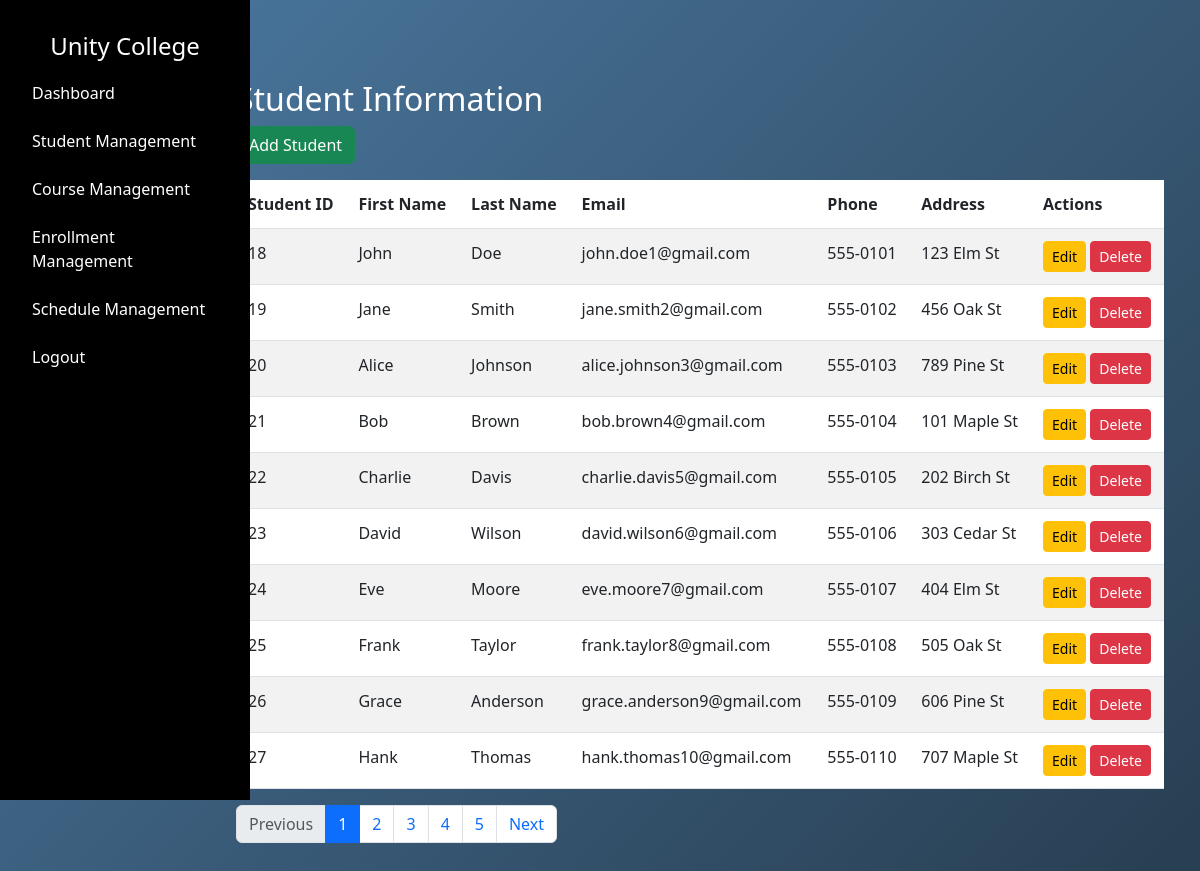
The app's page /admin/students (signed in) with its own data.
### tables this page shows
CREATE TABLE "student" (
    "id" INTEGER PRIMARY KEY AUTOINCREMENT,
    "first_name" TEXT NOT NULL,
    "last_name" TEXT NOT NULL,
    "email" TEXT NOT NULL,
    "phone" INTEGER NOT NULL,
    "address" TEXT NOT NULL,
    "password" TEXT NOT NULL
);

### app.py (the view)
@app.route("/admin/students", methods=["GET"])
def admin_view_students():
    if 'username' not in session or session.get('user_type') != 'admin':
        return redirect(url_for('admin_login'))
    username = session.get('username')
    page = int(request.args.get('page', 1))
    per_page = 10  # Number of rows per page
    total_students_query = "SELECT COUNT(*) FROM student"
    total_students = query_db(total_students_query)[0][0]
    offset = (page - 1) * per_page
    students_query = f"""
        SELECT * FROM student
        LIMIT {per_page} OFFSET {offset}
    """
    students = query_db(students_query)
    students_list = []
    for student in students:
        student_dict = {
            "id": student[0],
            "fname": student[1],
            "lname": student[2],
            "email": student[3],
            "phone": student[4],
            "address": student[5],
        }
        students_list.append(student_dict)
    total_pages = (total_students + per_page - 1) // per_page
    return render_template(
        "admin/students.html",
        students=students_list,
        username=username,
        time=time,
        current_page=page,
        total_pages=total_pages
    )

### dbcontroller.py (called while the page is built)
def query_db(query, args=(), one=False):
    con = sqlite3.connect('advweb.db')
    cur = con.cursor()
    cur.execute(query, args)
    rv = cur.fetchall()
    cur.close()
    con.close()
    return (rv[0] if rv else None) if one else rv

### templates/admin/students.html (shortened to what this page needs)
{% extends "/admin/layout.html" %} {% block content %}
<link href="/static/css/admin/studentmgmt.css" rel="stylesheet" />
<div class="container mt-5">
  <h2 class="studentinfotitle">Student Information</h2>
  <a href="{{ url_for('add_student') }}" class="btn btn-success mb-3"
    >Add Student</a
  >
  <div class="table-responsive">
    <table class="table table-striped">
      <thead>
        <tr>
          <th>Student ID</th>
          <th>First Name</th>
          <th>Last Name</th>
          <th>Email</th>
          <th>Phone</th>
          <th>Address</th>
          <th>Actions</th>
        </tr>
      </thead>
      <tbody>
        {% for student in students %}
        <tr>
          <td>{{ student['id'] }}</td>
          <td>{{ student['fname'] }}</td>
          <td>{{ student['lname'] }}</td>
          <td>{{ student['email'] }}</td>
          <td>{{ student['phone'] }}</td>
          <td>{{ student['address'] }}</td>
          <td>
            <a
              href="{{ url_for('edit_student', student_id=student['id']) }}"
              class="btn btn-warning btn-sm"
              >Edit</a
            >
            <form
              action="{{ url_for('delete_student', id=student['id']) }}"
              method="post"
              style="display: inline"
            >
              <button
                type="submit"
                class="btn btn-danger btn-sm"
                onclick="return confirm('Are you sure you want to delete this student?')"
              >
                Delete
              </button>
            </form>
          </td>
        </tr>
        {% endfor %}
      </tbody>
    </table>
  </div>
  <nav aria-label="Page navigation">
    <ul class="pagination">
      <li class="page-item {{ 'disabled' if current_page == 1 }}">
        <a
          class="page-link"
          href="{{ url_for('admin_view_students', page=current_page - 1) }}"
          >Previous</a
        >
      </li>
      {% for page_num in range(1, total_pages + 1) %}
      <li class="page-item {{ 'active' if page_num == current_page }}">
        <a
          class="page-link"
          href="{{ url_for('admin_view_students', page=page_num) }}"
          >{{ page_num }}</a
        >
      </li>
      {% endfor %}
      <li class="page-item {{ 'disabled' if current_page == total_pages }}">
        <a
          class="page-link"
          href="{{ url_for('admin_view_students', page=current_page + 1) }}"
          >Next</a
        >
      </li>
    </ul>
  </nav>
</div>
{% endblock %}

### static/css/admin/layout.css (style rules this page uses)
body { font-family: Arial, sans-serif; margin: 0; background: linear-gradient(135deg, #4b79a1 0%, #283e51 100%) no-repeat center center fixed; }

### static/css/admin/studentmgmt.css (style rules this page uses)
.table td, .table th { padding: 0.75rem; }
.table { margin-bottom: 1rem; background-color: transparent; }
.studentinfotitle { color: white; }

### records on screen
student: id "18", fname "John", lname "Doe", email "john.doe1@gmail.com", phone "555-0101", address "123 Elm St"
student: id "19", fname "Jane", lname "Smith", email "jane.smith2@gmail.com", phone "555-0102", address "456 Oak St"
student: id "20", fname "Alice", lname "Johnson", email "alice.johnson3@gmail.com", phone "555-0103", address "789 Pine St"
student: id "21", fname "Bob", lname "Brown", email "bob.brown4@gmail.com", phone "555-0104", address "101 Maple St"
student: id "22", fname "Charlie", lname "Davis", email "charlie.davis5@gmail.com", phone "555-0105", address "202 Birch St"
student: id "23", fname "David", lname "Wilson", email "david.wilson6@gmail.com", phone "555-0106", address "303 Cedar St"
student: id "24", fname "Eve", lname "Moore", email "eve.moore7@gmail.com", phone "555-0107", address "404 Elm St"
student: id "25", fname "Frank", lname "Taylor", email "frank.taylor8@gmail.com", phone "555-0108", address "505 Oak St"
student: id "26", fname "Grace", lname "Anderson", email "grace.anderson9@gmail.com", phone "555-0109", address "606 Pine St"
student: id "27", fname "Hank", lname "Thomas", email "hank.thomas10@gmail.com", phone "555-0110", address "707 Maple St"

### other values on screen
{{ page_num }} "1" "2" "3" "4" "5"
